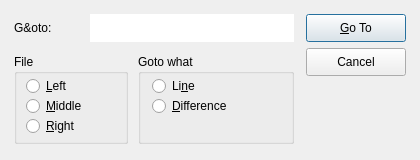
<?xml version="1.0" encoding="UTF-8"?><ui version="4.0"><class>IDD_WMGOTO</class>
<widget class="QDialog" name="IDD_WMGOTO">
<property name="geometry">
<rect><x>0</x><y>0</y>
<width>420</width><height>160</height></rect></property>
<property name="windowTitle"><string>"Go To"
</string></property>
<widget class="QGroupBox" name="IDC_STATIC">
<property name="geometry">
<rect><x>14</x><y>54</y><width>114</width><height>90</height></rect></property>
<property name="title"><string>File</string></property>
<widget class="QRadioButton" name="IDC_WMGOTO_FILELEFT">
<property name="geometry">
<rect><x>12</x><y>22</y><width>96</width><height>20</height></rect></property>
<property name="text"><string>&amp;Left</string></property>
</widget>
<widget class="QRadioButton" name="IDC_WMGOTO_FILEMIDDLE">
<property name="geometry">
<rect><x>12</x><y>42</y><width>94</width><height>20</height></rect></property>
<property name="text"><string>&amp;Middle</string></property>
</widget>
<widget class="QRadioButton" name="IDC_WMGOTO_FILERIGHT">
<property name="geometry">
<rect><x>12</x><y>62</y><width>94</width><height>20</height></rect></property>
<property name="text"><string>&amp;Right</string></property>
</widget>
</widget>
<widget class="QGroupBox" name="IDC_STATIC">
<property name="geometry">
<rect><x>138</x><y>54</y><width>156</width><height>90</height></rect></property>
<property name="title"><string>Goto what</string></property>
<widget class="QRadioButton" name="IDC_WMGOTO_TOLINE">
<property name="geometry">
<rect><x>14</x><y>22</y><width>136</width><height>20</height></rect></property>
<property name="text"><string>Li&amp;ne</string></property>
</widget>
<widget class="QRadioButton" name="IDC_WMGOTO_TODIFF">
<property name="geometry">
<rect><x>14</x><y>42</y><width>136</width><height>20</height></rect></property>
<property name="text"><string>&amp;Difference</string></property>
</widget>
</widget>
<widget class="QLabel" name="IDC_STATIC">
<property name="geometry">
<rect><x>14</x><y>18</y><width>72</width><height>20</height></rect></property>
<property name="text"><string>G&amp;oto:</string></property>
<property name="inputMethodHints"><set>Qt::ImhMultiLine</set></property><property name="wordWrap"><bool>true</bool></property></widget>
<widget class="QTextEdit" name="IDC_WMGOTO_PARAM">
<property name="geometry">
<rect><x>90</x><y>14</y><width>204</width><height>28</height></rect></property>
<property name="verticalScrollBarPolicy"><enum>Qt::ScrollBarAlwaysOff</enum></property><property name="horizontalScrollBarPolicy"><enum>Qt::ScrollBarAlwaysOff</enum></property><property name="frameShape"><enum>QFrame::NoFrame</enum></property></widget>
<widget class="QPushButton" name="IDOK">
<property name="geometry">
<rect><x>306</x><y>14</y><width>100</width><height>28</height></rect></property>
<property name="text"><string>&amp;Go To</string></property>
</widget>
<widget class="QPushButton" name="IDCANCEL">
<property name="geometry">
<rect><x>306</x><y>48</y><width>100</width><height>28</height></rect></property>
<property name="text"><string>Cancel</string></property>
</widget>
</widget><resources/><connections/></ui>
